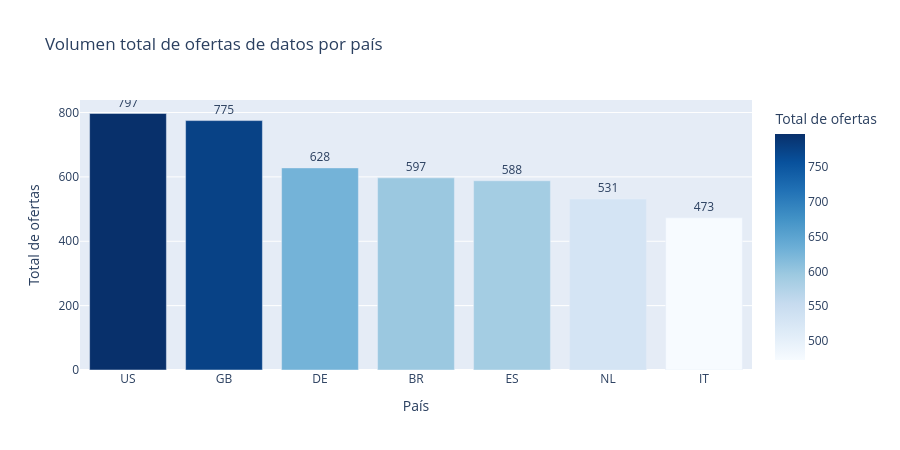

Notebook source saved alongside this figure:
### Markdown cell above
## 1. Volumen de empleos por país

### Code cell
country_summary = (
    df.groupby("country")
      .agg(total_jobs=("job_id", "count"),
           remote_jobs=("is_remote", "sum"),
           with_salary=("salary_avg", lambda x: x.notna().sum()))
      .sort_values("total_jobs", ascending=False)
      .reset_index()
)

fig = px.bar(
    country_summary,
    x="country", y="total_jobs",
    color="total_jobs",
    color_continuous_scale="Blues",
    text="total_jobs",
    title="Volumen total de ofertas de datos por país",
    labels={"country": "País", "total_jobs": "Total de ofertas"}
)
fig.update_traces(textposition="outside")
fig.update_layout(showlegend=False, height=450)
fig.show()

### Figure 1 — Plotly figure (JSON) as saved in the notebook; plotly's stock layout.template omitted (floating-point values rounded to 4 significant figures)
{"data": [{"hovertemplate": "País=%{x}<br>Total de ofertas=%{marker.color}<extra></extra>", "legendgroup": "", "marker": {"color": [797, 775, 628, 597, 588, 531, 473], "coloraxis": "coloraxis", "pattern": {"shape": ""}}, "name": "", "orientation": "v", "showlegend": false, "text": [797.0, 775.0, 628.0, 597.0, 588.0, 531.0, 473.0], "textposition": "outside", "type": "bar", "x": ["US", "GB", "DE", "BR", "ES", "NL", "IT"], "xaxis": "x", "y": [797, 775, 628, 597, 588, 531, 473], "yaxis": "y"}], "layout": {"barmode": "relative", "coloraxis": {"autocolorscale": false, "colorbar": {"title": {"text": "Total de ofertas"}}, "colorscale": [[0, "rgb(247,251,255)"], [0.125, "rgb(222,235,247)"], [0.25, "rgb(198,219,239)"], [0.375, "rgb(158,202,225)"], [0.5, "rgb(107,174,214)"], [0.625, "rgb(66,146,198)"], [0.75, "rgb(33,113,181)"], [0.875, "rgb(8,81,156)"], [1, "rgb(8,48,107)"]]}, "height": 450, "legend": {"tracegroupgap": 0}, "showlegend": false, "title": {"text": "Volumen total de ofertas de datos por país"}, "xaxis": {"anchor": "y", "domain": [0, 1], "title": {"text": "País"}}, "yaxis": {"anchor": "x", "domain": [0, 1], "title": {"text": "Total de ofertas"}}}}
